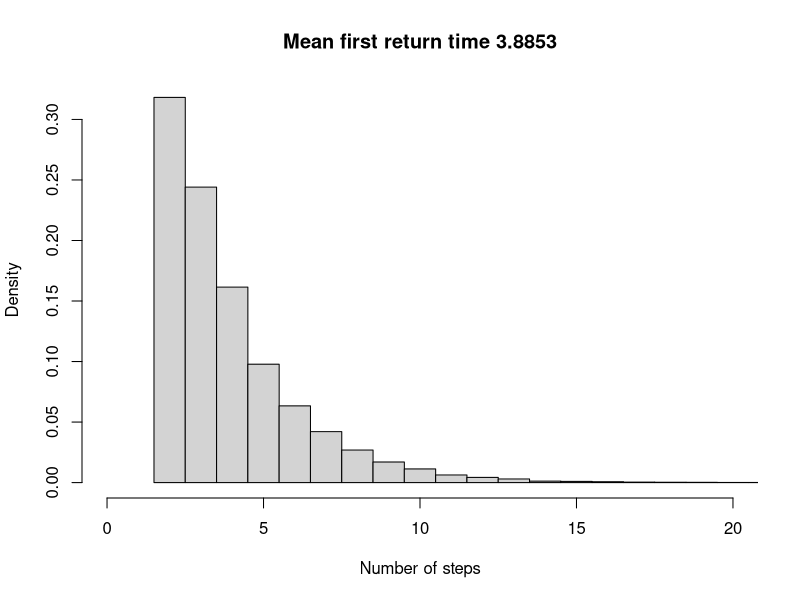

Reproduce this figure in R.
# Section 3.4 Finite irreducible Markov chains

P <- matrix(c(.4,.2,.4,.6,0,.4,.2,.5,.3),3,3,byrow=T)
r <- eigen(t(P))
lambda <- r$values
V <- r$vectors
pibar <- V[,1]/sum(V[,1])
pibar
1/pibar[2]

takestep <- function(x) {
  switch(x,
         sample(3,1,prob=P[1,]), #if state 1
         sample(3,1,prob=P[2,]), #if state 2
         sample(3,1,prob=P[3,]))   #if state 3
}
waitingtime <- function(initial) {
  x <- initial
  for (j in 1:10000) {
    x <- takestep(x)
    ifelse(x==initial, return(j),-1)
  }
}
initial <- 2
nsims <- 10000
sims <- matrix(0,nsims)
for (k in 1:nsims) {
  sims[k] <- waitingtime(initial)
}
hist(sims,(min(sims)-.5):(max(sims)+.5),freq=FALSE,
     xlab="Number of steps",xlim=c(0,20),
     main=paste("Mean first return time",mean(sims)))
